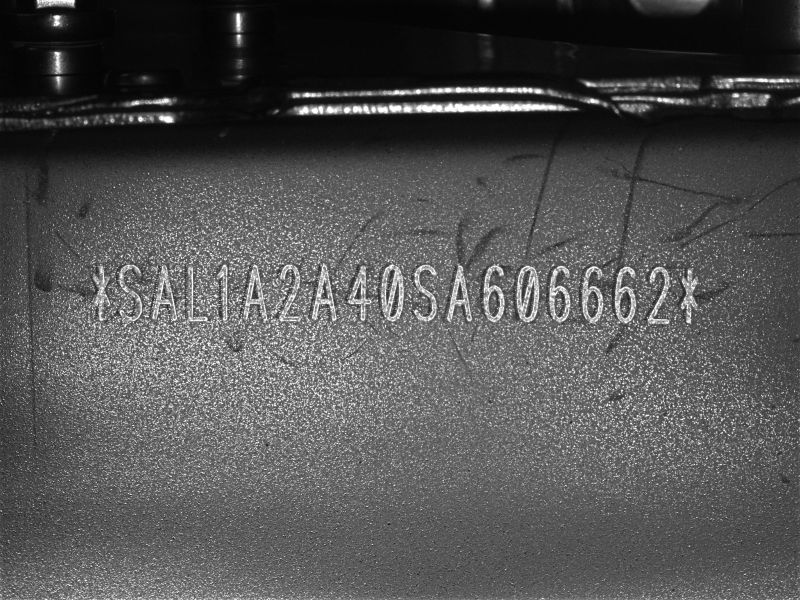
#> input picture data/1-VIN -SAL1A2A40SA606662.jpg, 1600 x 1200 px (shown at 1/2 size)
$ python -i vin_preprocessor.py   (imports and definitions only)
#> lines starting #> are read from the running program, lines starting #| are printed output that depends on the picture
#> further down, picture is the input picture: shape (1200, 1600, 3); min 1, max 255, mean 82.2
"""
VIN Image Preprocessor
======================

Specialized image preprocessing for VIN plate recognition on engraved metal surfaces.

This module provides multiple preprocessing strategies optimized for different
types of VIN plates and image conditions:

- STANDARD: Basic preprocessing for clean images
- ENGRAVED: Optimized for engraved/stamped metal plates
- LOW_CONTRAST: For faded or low-contrast images
- ADAPTIVE: Automatically selects best strategy based on image analysis

Key techniques:
- CLAHE (Contrast Limited Adaptive Histogram Equalization)
- Morphological operations for engraved text enhancement
- Adaptive resizing to optimal OCR dimensions
- Noise reduction while preserving text edges

Author: VIN OCR Pipeline
License: MIT
"""

import cv2
import numpy as np
from dataclasses import dataclass, field
from enum import Enum
from typing import Optional, Tuple, List, Dict, Any, Union
from pathlib import Path
import logging

logger = logging.getLogger(__name__)


class PreprocessStrategy(str, Enum):
    """Preprocessing strategy enumeration."""
    NONE = 'none'
    STANDARD = 'standard'
    ENGRAVED = 'engraved'
    LOW_CONTRAST = 'low_contrast'
    ADAPTIVE = 'adaptive'
    AGGRESSIVE = 'aggressive'


@dataclass
class PreprocessConfig:
    """Configuration for VIN image preprocessing."""

    # Strategy selection
    strategy: PreprocessStrategy = PreprocessStrategy.ENGRAVED

    # Resizing parameters
    target_width: int = 1024  # Optimal width for OCR
    # Output height for the fixed-dims (distorting) resize used when
    # maintain_aspect=False. 48 is this project's canonical text-line
    # height (recognition input contract [N, 3, 48, 320]).
    target_height: int = 48
    min_height: int = 32      # Minimum height after aspect-true resize
    max_height: int = 512     # Maximum height after aspect-true resize
    maintain_aspect: bool = True

    # CLAHE parameters
    clahe_clip_limit: float = 2.0
    clahe_tile_size: Tuple[int, int] = (8, 8)

    # Morphological parameters
    morph_kernel_size: Tuple[int, int] = (2, 2)
    morph_iterations: int = 1

    # Noise reduction
    denoise_strength: int = 5
    bilateral_d: int = 5
    bilateral_sigma_color: float = 50.0
    bilateral_sigma_space: float = 50.0

    # Sharpening
    sharpen_amount: float = 1.0
    unsharp_radius: int = 1
    unsharp_amount: float = 1.5

    # Binarization (for aggressive mode)
    use_binarization: bool = False
    binary_block_size: int = 11
    binary_c: int = 2

    # Auto-detection thresholds
    low_contrast_threshold: float = 50.0  # Std dev below this = low contrast

    # Debug
    save_intermediate: bool = False
    debug_output_dir: str = '/tmp/vin_preprocess_debug'


class VINPreprocessor:
    """
    VIN image preprocessor with multiple strategies.

    Provides optimized preprocessing for VIN plate recognition,
    particularly for engraved/stamped metal plates.

    Example:
        preprocessor = VINPreprocessor()
        processed = preprocessor.process(image)

        # With specific strategy
        preprocessor = VINPreprocessor(strategy=PreprocessStrategy.ENGRAVED)
        processed = preprocessor.process(image)

        # With custom config
        config = PreprocessConfig(target_width=1280, clahe_clip_limit=3.0)
        preprocessor = VINPreprocessor(config=config)
    """

    def __init__(
        self,
        strategy: Optional[PreprocessStrategy] = None,
        config: Optional[PreprocessConfig] = None,
    ):
        """
        Initialize the VIN preprocessor.

        Args:
            strategy: Preprocessing strategy (overrides config.strategy if provided)
            config: Full configuration (uses defaults if None)
        """
        self.config = config or PreprocessConfig()

        if strategy is not None:
            self.config.strategy = strategy

        # Initialize CLAHE
        self.clahe = cv2.createCLAHE(
            clipLimit=self.config.clahe_clip_limit,
            tileGridSize=self.config.clahe_tile_size
        )

        # Initialize morphological kernel
        self.morph_kernel = np.ones(
            self.config.morph_kernel_size,
            np.uint8
        )

        logger.debug(f"VINPreprocessor initialized with strategy={self.config.strategy.value}")

    def process(
        self,
        image: np.ndarray,
        strategy: Optional[PreprocessStrategy] = None,
    ) -> np.ndarray:
        """
        Process image for OCR.

        Args:
            image: Input image. BGR is the native format; 2-D or
                single-channel grayscale and 4-channel BGRA inputs are
                converted to BGR on entry.
            strategy: Override strategy for this call

        Returns:
            Preprocessed image (BGR format, compatible with PaddleOCR)

        Raises:
            ValueError: If image is empty, None, or has an unsupported
                shape (anything other than HxW, HxWx1, HxWx3 or HxWx4)
        """
        if image is None or image.size == 0:
            raise ValueError("Input image is empty or None")

        # Channel guard: every strategy assumes 3-channel BGR input.
        # Grayscale (2-D or single-channel) and BGRA images are normalised
        # to BGR once here, so the strategies keep that assumption.
        if image.ndim == 2 or (image.ndim == 3 and image.shape[2] == 1):
            image = cv2.cvtColor(image, cv2.COLOR_GRAY2BGR)
        elif image.ndim == 3 and image.shape[2] == 4:
            image = cv2.cvtColor(image, cv2.COLOR_BGRA2BGR)
        elif image.ndim != 3 or image.shape[2] != 3:
            raise ValueError(
                f"Unsupported image shape {image.shape}: expected 2-D "
                f"grayscale or HxWxC with 1, 3 or 4 channels"
            )

        # Use provided strategy or default
        active_strategy = strategy or self.config.strategy

        # Select processing pipeline based on strategy
        if active_strategy == PreprocessStrategy.NONE:
            return image
        elif active_strategy == PreprocessStrategy.STANDARD:
            return self._process_standard(image)
        elif active_strategy == PreprocessStrategy.ENGRAVED:
            return self._process_engraved(image)
        elif active_strategy == PreprocessStrategy.LOW_CONTRAST:
            return self._process_low_contrast(image)
        elif active_strategy == PreprocessStrategy.ADAPTIVE:
            return self._process_adaptive(image)
        elif active_strategy == PreprocessStrategy.AGGRESSIVE:
            return self._process_aggressive(image)
        else:
            logger.warning(f"Unknown strategy {active_strategy}, using ENGRAVED")
            return self._process_engraved(image)

    # [13 lines left out: function _process_standard, not called in this run]

    def _process_engraved(self, image: np.ndarray) -> np.ndarray:
        """
        Optimized preprocessing for engraved/stamped VIN plates.

        Pipeline:
        1. Resize to optimal width (maintains aspect ratio)
        2. Convert to grayscale
        3. Apply CLAHE for contrast enhancement
        4. Apply morphological closing to enhance engraved characters
        5. Optional denoising
        """
        # Step 1: Resize
        resized = self._resize_to_target(image)

        if self.config.save_intermediate:
            self._save_debug('01_resized', resized)

        # Step 2: Convert to grayscale
        gray = cv2.cvtColor(resized, cv2.COLOR_BGR2GRAY)

        if self.config.save_intermediate:
            self._save_debug('02_gray', gray)

        # Step 3: CLAHE
        enhanced = self.clahe.apply(gray)

        if self.config.save_intermediate:
            self._save_debug('03_clahe', enhanced)

        # Step 4: Morphological closing
        # This helps connect broken strokes in engraved characters
        closed = cv2.morphologyEx(
            enhanced,
            cv2.MORPH_CLOSE,
            self.morph_kernel,
            iterations=self.config.morph_iterations
        )

        if self.config.save_intermediate:
            self._save_debug('04_morph', closed)

        # Step 5: Light bilateral filter to reduce noise while preserving edges
        denoised = cv2.bilateralFilter(
            closed,
            d=self.config.bilateral_d,
            sigmaColor=self.config.bilateral_sigma_color,
            sigmaSpace=self.config.bilateral_sigma_space
        )

        if self.config.save_intermediate:
            self._save_debug('05_denoised', denoised)

        # Convert back to BGR for PaddleOCR
        return cv2.cvtColor(denoised, cv2.COLOR_GRAY2BGR)

    # [91 lines left out: functions _process_low_contrast, _process_aggressive, _process_adaptive, not called in this run]

    def _resize_to_target(self, image: np.ndarray) -> np.ndarray:
        """
        Resize toward the configured target while preserving aspect ratio.

        maintain_aspect=True: the scale is computed from target_width and
        the scaled height is clamped to [min_height, max_height]. When the
        clamp binds, the width is RECOMPUTED from the clamped height so the
        aspect ratio still holds; the output width then differs from
        target_width. Decision: no consumer needs an exact output width -
        every caller of process() (VINRecognitionDataset._preprocess_image,
        the provider and pipeline wrappers feeding PaddleOCR) re-resizes
        and pads to its own model dimensions - so ratio-true output was
        chosen over letterboxing back to target_width. Previously the width
        stayed pinned at target_width while the height clamped, silently
        distorting extreme aspect ratios.

        maintain_aspect=False: distort to exactly
        (target_width, target_height). Previously this branch used
        min_height - a lower bound, not a target - as the output height.

        Args:
            image: Input image with nonzero height and width.

        Returns:
            Resized image
        """
        h, w = image.shape[:2]
#> h = 1200; w = 1600

        if not self.config.maintain_aspect:
            return cv2.resize(
                image,
                (self.config.target_width, self.config.target_height)
            )

        # Calculate scale to reach target width, then clamp the height.
        scale = self.config.target_width / w
#> scale = 0.64
        scaled_h = int(round(h * scale))
#> scaled_h = 768
        new_h = max(self.config.min_height, min(scaled_h, self.config.max_height))
#> new_h = 512

        if new_h == scaled_h:
            new_w = self.config.target_width
        else:
            # The height clamp bound: derive the width from the actual
            # output height so the ratio holds instead of pinning the
            # width at target_width.
            new_w = max(1, int(round(w * new_h / h)))
#> new_w = 683

        return cv2.resize(
            image,
            (new_w, new_h),
            interpolation=cv2.INTER_AREA if new_w < w else cv2.INTER_CUBIC
        )
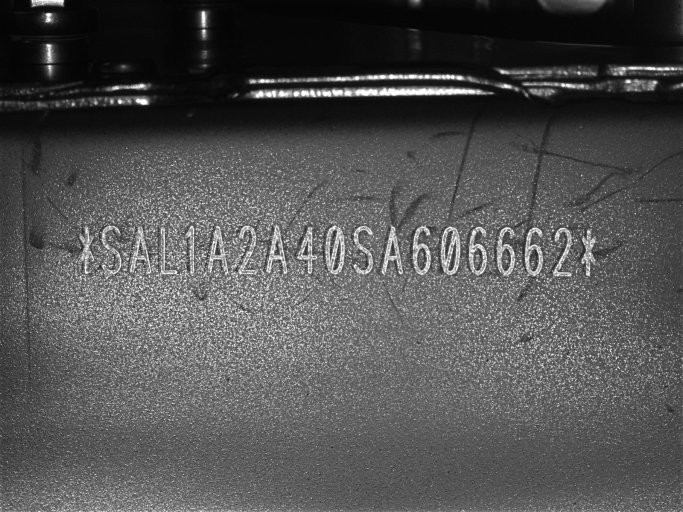
#> returned value: shape (512, 683, 3); min 3, max 255, mean 82.2

    # [93 lines left out: functions _save_debug, process_batch, analyze_image, _suggest_strategy, preprocess_vin_image, not called in this run]

>>> import cv2
>>> picture = cv2.imread('../../../data/1-VIN -SAL1A2A40SA606662.jpg')
>>> result = VINPreprocessor().process(picture)
#> in _process_engraved, `enhanced = self.clahe.apply(gray)`:
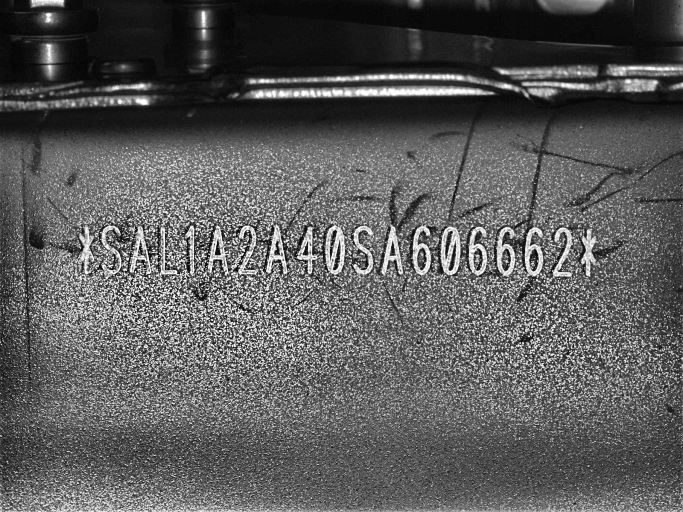
#> enhanced: shape (512, 683); min 2, max 255, mean 91.3
#> in _process_engraved, `closed = cv2.morphologyEx( enhanced, cv2.MORPH_CLOSE, self.morph_kerne..`:
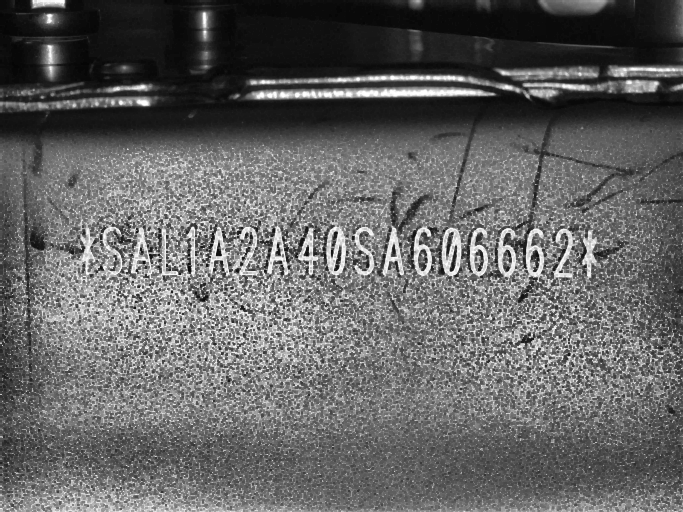
#> closed: shape (512, 683); min 4, max 255, mean 100.1
